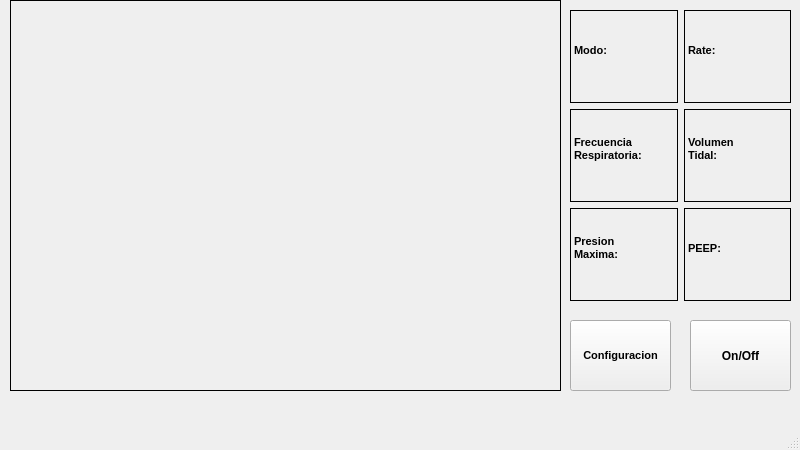
<?xml version="1.0" encoding="UTF-8"?>
<ui version="4.0">
 <class>MenuRespirador</class>
 <widget class="QMainWindow" name="MenuRespirador">
  <property name="geometry">
   <rect>
    <x>0</x>
    <y>0</y>
    <width>800</width>
    <height>450</height>
   </rect>
  </property>
  <property name="minimumSize">
   <size>
    <width>800</width>
    <height>450</height>
   </size>
  </property>
  <property name="maximumSize">
   <size>
    <width>800</width>
    <height>450</height>
   </size>
  </property>
  <property name="windowTitle">
   <string>Control Respirador</string>
  </property>
  <property name="windowIcon">
   <iconset>
    <normaloff>logo-tec.png</normaloff>
    <normalon>logo-tec.png</normalon>logo-tec.png</iconset>
  </property>
  <property name="windowOpacity">
   <double>2.000000000000000</double>
  </property>
  <property name="toolButtonStyle">
   <enum>Qt::ToolButtonIconOnly</enum>
  </property>
  <widget class="QWidget" name="centralwidget">
   <widget class="QLabel" name="graficasLabel">
    <property name="geometry">
     <rect>
      <x>10</x>
      <y>0</y>
      <width>551</width>
      <height>391</height>
     </rect>
    </property>
    <property name="frameShape">
     <enum>QFrame::Box</enum>
    </property>
    <property name="text">
     <string/>
    </property>
   </widget>
   <widget class="QPushButton" name="ConfigButton">
    <property name="geometry">
     <rect>
      <x>570</x>
      <y>320</y>
      <width>101</width>
      <height>71</height>
     </rect>
    </property>
    <property name="font">
     <font>
      <family>Arial</family>
      <pointsize>8</pointsize>
      <weight>75</weight>
      <bold>true</bold>
     </font>
    </property>
    <property name="text">
     <string>Configuracion</string>
    </property>
   </widget>
   <widget class="QPushButton" name="OnOffButton">
    <property name="geometry">
     <rect>
      <x>690</x>
      <y>320</y>
      <width>101</width>
      <height>71</height>
     </rect>
    </property>
    <property name="font">
     <font>
      <family>Arial</family>
      <pointsize>9</pointsize>
      <weight>75</weight>
      <bold>true</bold>
     </font>
    </property>
    <property name="text">
     <string>On/Off</string>
    </property>
   </widget>
   <widget class="QWidget" name="gridLayoutWidget">
    <property name="geometry">
     <rect>
      <x>570</x>
      <y>10</y>
      <width>221</width>
      <height>291</height>
     </rect>
    </property>
    <layout class="QGridLayout" name="gridLayout">
     <item row="0" column="0">
      <widget class="QLabel" name="labelModo">
       <property name="font">
        <font>
         <family>Arial</family>
         <pointsize>8</pointsize>
         <weight>75</weight>
         <bold>true</bold>
        </font>
       </property>
       <property name="autoFillBackground">
        <bool>true</bool>
       </property>
       <property name="frameShape">
        <enum>QFrame::Panel</enum>
       </property>
       <property name="text">
        <string>Modo:
</string>
       </property>
      </widget>
     </item>
     <item row="1" column="0">
      <widget class="QLabel" name="labelFR">
       <property name="font">
        <font>
         <family>Arial</family>
         <pointsize>8</pointsize>
         <weight>75</weight>
         <bold>true</bold>
        </font>
       </property>
       <property name="autoFillBackground">
        <bool>true</bool>
       </property>
       <property name="frameShape">
        <enum>QFrame::Panel</enum>
       </property>
       <property name="text">
        <string>Frecuencia
Respiratoria:
</string>
       </property>
      </widget>
     </item>
     <item row="1" column="1">
      <widget class="QLabel" name="labelVolT">
       <property name="font">
        <font>
         <family>Arial</family>
         <pointsize>8</pointsize>
         <weight>75</weight>
         <bold>true</bold>
        </font>
       </property>
       <property name="autoFillBackground">
        <bool>true</bool>
       </property>
       <property name="frameShape">
        <enum>QFrame::Panel</enum>
       </property>
       <property name="text">
        <string>Volumen
Tidal:
</string>
       </property>
      </widget>
     </item>
     <item row="0" column="1">
      <widget class="QLabel" name="labelRate">
       <property name="font">
        <font>
         <family>Arial</family>
         <pointsize>8</pointsize>
         <weight>75</weight>
         <bold>true</bold>
        </font>
       </property>
       <property name="autoFillBackground">
        <bool>true</bool>
       </property>
       <property name="frameShape">
        <enum>QFrame::Panel</enum>
       </property>
       <property name="text">
        <string>Rate:
</string>
       </property>
      </widget>
     </item>
     <item row="2" column="0">
      <widget class="QLabel" name="labelPMax">
       <property name="font">
        <font>
         <family>Arial</family>
         <pointsize>8</pointsize>
         <weight>75</weight>
         <bold>true</bold>
        </font>
       </property>
       <property name="autoFillBackground">
        <bool>true</bool>
       </property>
       <property name="frameShape">
        <enum>QFrame::Panel</enum>
       </property>
       <property name="text">
        <string>Presion
Maxima:
</string>
       </property>
      </widget>
     </item>
     <item row="2" column="1">
      <widget class="QLabel" name="labelPEEP">
       <property name="font">
        <font>
         <family>Arial</family>
         <pointsize>8</pointsize>
         <weight>75</weight>
         <bold>true</bold>
        </font>
       </property>
       <property name="autoFillBackground">
        <bool>true</bool>
       </property>
       <property name="frameShape">
        <enum>QFrame::Panel</enum>
       </property>
       <property name="text">
        <string>PEEP:
</string>
       </property>
      </widget>
     </item>
    </layout>
   </widget>
  </widget>
  <widget class="QMenuBar" name="menubar">
   <property name="geometry">
    <rect>
     <x>0</x>
     <y>0</y>
     <width>800</width>
     <height>26</height>
    </rect>
   </property>
  </widget>
  <widget class="QStatusBar" name="statusbar"/>
 </widget>
 <resources/>
 <connections/>
</ui>
